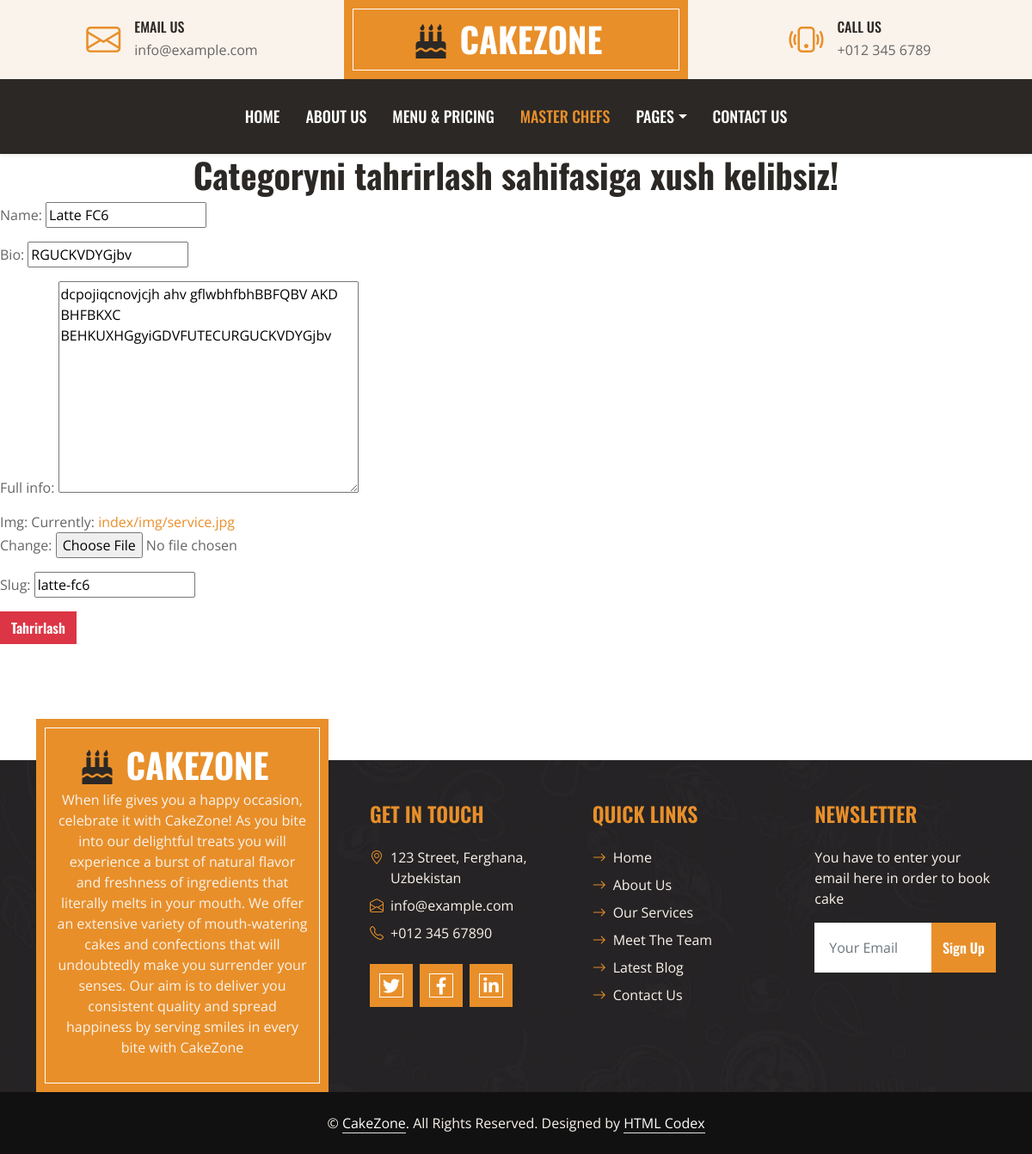
The app's page /category/edit/latte-fc6/ with its own data.
### logic/models.py (models this page shows, shortened)
class Category(models.Model):
    name = models.CharField(max_length=200)
    bio = models.CharField(max_length=200)
    full_info = models.TextField()
    img = models.ImageField(upload_to='index/img')
    slug = models.SlugField(max_length=200)

### logic/views.py (the view)
# urls.py: path('category/edit/<slug>/', categoryUpdateView.as_view(), name="categoryUpdateView"),
class categoryUpdateView(UpdateView):
    model = Category
    fields = "__all__"
    template_name = "Category/categoryEdit.html"

### templates/Category/categoryEdit.html
{% extends 'base.html' %}
{% block content %}
<h1 class="text-center">Categoryni tahrirlash sahifasiga xush kelibsiz!</h1>
<form method="post" enctype="multipart/form-data">{%csrf_token%}
    {{form.as_p}}
    <button type="submit" class="btn btn-danger">Tahrirlash</button>
</form>
{% endblock content %}

### static/css/style.css (style rules this page uses)
:root { --primary: #E88F2A; --secondary: #FAF3EB; --light: #FFFFFF; --dark: #2B2825; }
h1, h2, .font-weight-bold { font-weight: 700 !important; }
.btn { font-family: 'Oswald', sans-serif; font-weight: 600; transition: .5s; }

### records on screen
Category: name "Latte FC6", bio "RGUCKVDYGjbv", full_info "dcpojiqcnovjcjh ahv gflwbhfbhBBFQBV AKD BHFBKXC BEHKUXHGgyiGDVFUTECURGUCKVDYGjbv", slug "latte-fc6"
